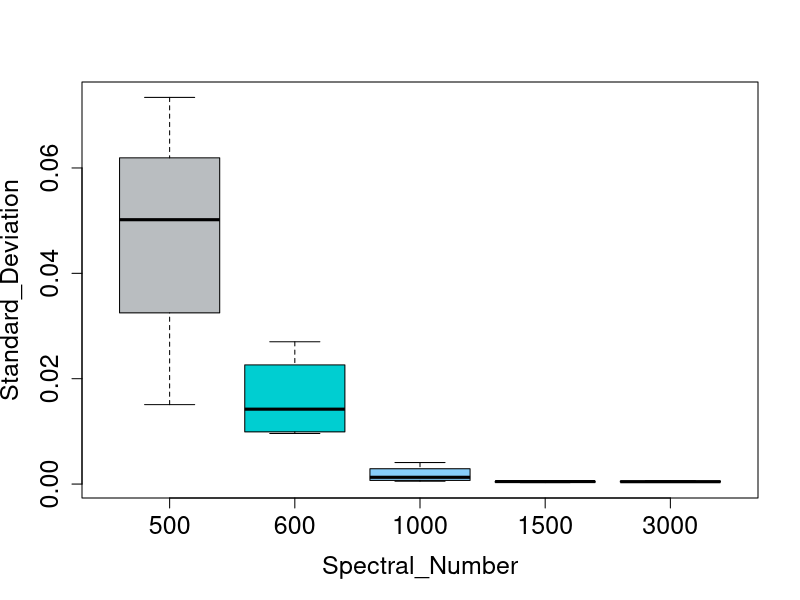

Write the R code that produced this figure.
#---
#  title: "Figure 2-D. Boxplot. "
#  author: "Xuan Zhou"
#  Lastdate: "2025/4/18"
#---
##---------------------------------------------------------------
setwd('XXX\\Git\\Figure2-D')
data1 <- read.table('HIAplotP2-D.txt',header = T)
colors <- c("#8A919799", "#00CED1", "#87CEFA", "#FED43999", "#FFAEB9")
pdf("Fif2-D.pdf", width = 8, height = 6)
boxplot(Standard_Deviation ~ Spectral_Number, data = data1, col = colors,cex.axis = 1.5,cex.lab = 1.5)
dev.off()
